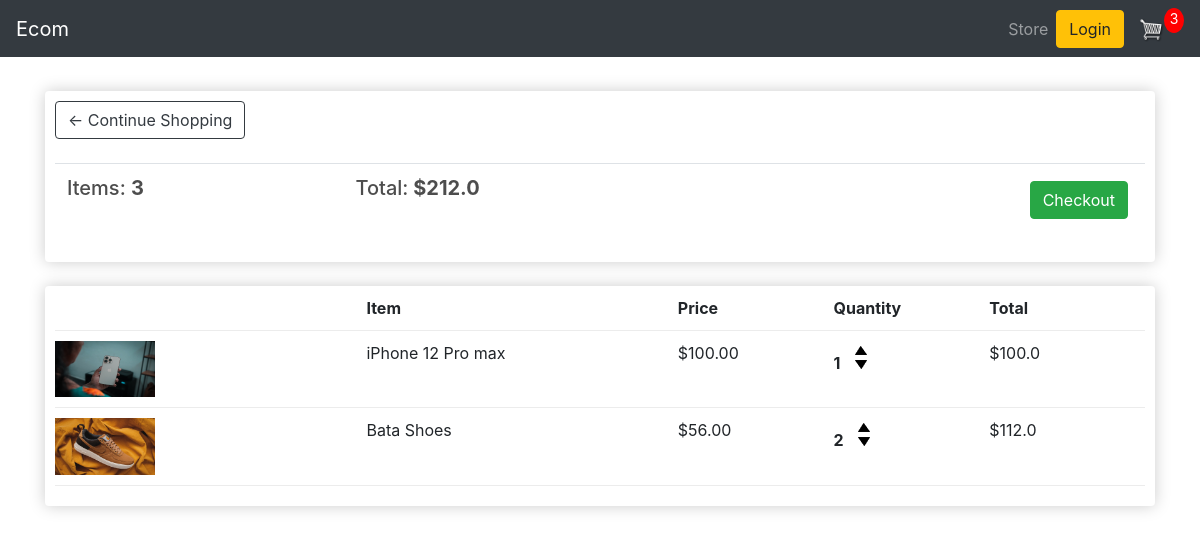
The app's page /cart/ (signed in), older data.
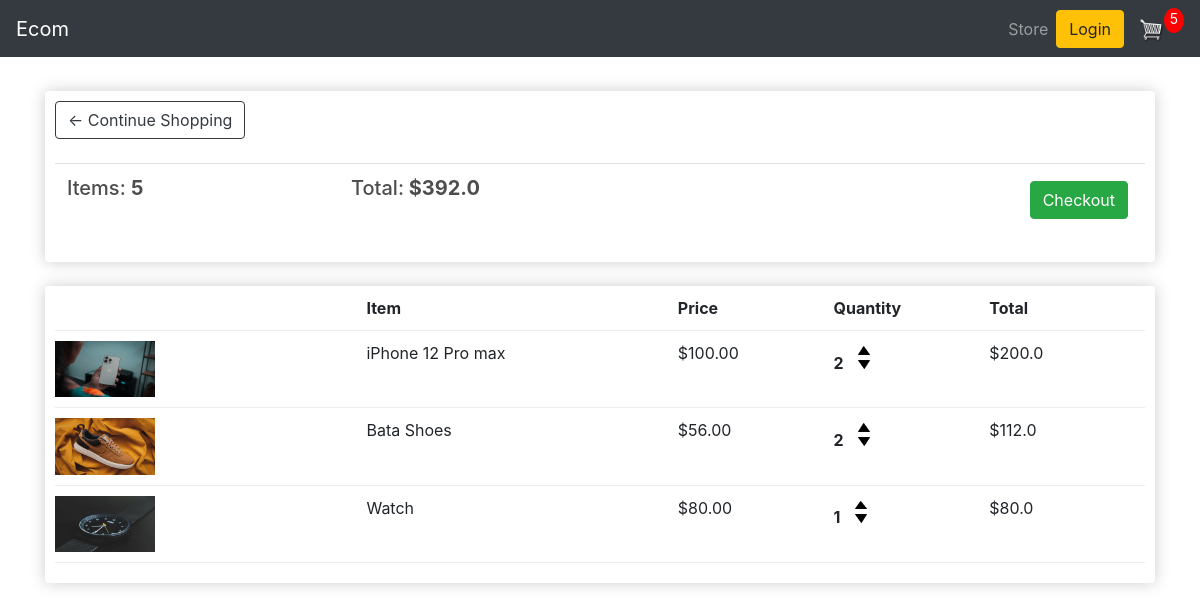
The same page, newer data.
### store/models.py (models this page shows, shortened)
class Order(models.Model):
    customer = models.ForeignKey(Customer,on_delete=models.SET_NULL,null=True,blank=True)
    date_ordered = models.DateTimeField(auto_now_add=True)
    complete = models.BooleanField(default=False,null=True,blank=True)
    transaction_id = models.CharField(max_length=200,null=True)
    @property
    def get_cart_total(self):
        orderitems = self.orderitem_set.all()
        total = sum([item.get_total for item in orderitems])
        return total
    @property
    def get_cart_item(self):
        orderitems = self.orderitem_set.all()
        total = sum([item.quantity for item in orderitems])
        return total

class OrderItem(models.Model):
    product = models.ForeignKey(Product,on_delete=models.SET_NULL,null=True,blank=True)
    order = models.ForeignKey(Order,on_delete=models.SET_NULL,null=True,blank=True)
    quantity = models.IntegerField(default=0,null=True,blank=True)
    date_added = models.DateTimeField(auto_now_add=True)
    @property
    def get_total(self):
        total = self.product.price * self.quantity
        return total

class Product(models.Model):
    name = models.CharField(max_length=200,null=True)
    price = models.FloatField()
    digital = models.BooleanField(default=False,null=True,blank=True)
    image = models.ImageField(null=True,blank=True)
    @property
    def imageURL(self):
        try:
            url = self.image.url
        except:
            url = ''
        return url

### store/views.py (the view)
# urls.py: path('cart/', views.cart, name='cart'),
def cart(request):
    if request.user.is_authenticated:
        customer = request.user.customer
        order, created = Order.objects.get_or_create(customer=customer, complete=False)
        items = order.orderitem_set.all()
        cartItems = order.get_cart_item
    else:
        items = []
        order = {'get_cart_item':0, 'get_cart_total':0, 'shipping':False}
        cartItems = order['get_cart_items']
    context = {'items': items, 'order': order, 'cartItems': cartItems}
    return render(request, 'store/cart.html', context)

### store/templates/store/cart.html
{% extends "store/main.html" %}
{% load static %}
{% block content %}
<div class="row">
    <div class="col-lg-12">
        <div class="box-element">
            <a class="btn btn-outline-dark" href="{% url 'store' %}">&#x2190; Continue Shopping</a>
            <br>
            <br>
            <table class="table">
                <tr>
                    <th>
                        <h5>Items: <strong>{{order.get_cart_item}}</strong></h5>
                    </th>
                    <th>
                        <h5>Total:<strong> ${{order.get_cart_total}}</strong></h5>
                    </th>
                    <th>
                        <a style="float:right; margin:5px;" class="btn btn-success"
                            href="{% url 'checkout' %}">Checkout</a>
                    </th>
                </tr>
            </table>
        </div>
        <br>
        <div class="box-element">
            <div class="cart-row">
                <div style="flex:2"></div>
                <div style="flex:2"><strong>Item</strong></div>
                <div style="flex:1"><strong>Price</strong></div>
                <div style="flex:1"><strong>Quantity</strong></div>
                <div style="flex:1"><strong>Total</strong></div>
            </div>
            {% for item in items %}
            <div class="cart-row">
                <div style="flex:2"><img class="row-image" src="{{item.product.imageURL}}"></div>
                <div style="flex:2">
                    <p>{{item.product.name}}</p>
                </div>
                <div style="flex:1">
                    <p>${{item.product.price|floatformat:2}}</p>
                </div>
                <div style="flex:1">
                    <p class="quantity">{{item.quantity}}</p>
                    <div class="quantity">
                        <img data-product="{{item.product.id}}" data-action="add" class="chg-quantity update-cart"
                            src="{% static  'images/arrow-up.png' %}">
                        <img data-product="{{item.product.id}}" data-action="remove" class="chg-quantity update-cart"
                            src="{% static  'images/arrow-down.png' %}">
                    </div>
                </div>
                <div style="flex:1">
                    <p>${{item.get_total}}</p>
                </div>
            </div>
            {% endfor %}
        </div>
    </div>
</div>
{% endblock content %}

Row changes from the older to the newer data that the page shows:
changed through a linked row, Order: get_cart_item "3" → "5"; get_cart_total "212.0" → "392.0"
changed OrderItem "iPhone 12 Pro max": quantity "1" → "2"; get_total "100.0" → "200.0"
added OrderItem: product.imageURL (picture), product.name "Watch", product.price "80.00", quantity "1", get_total "80.0"
Text that changed along with them:
{{ cartItems }}: "3" → "5"
